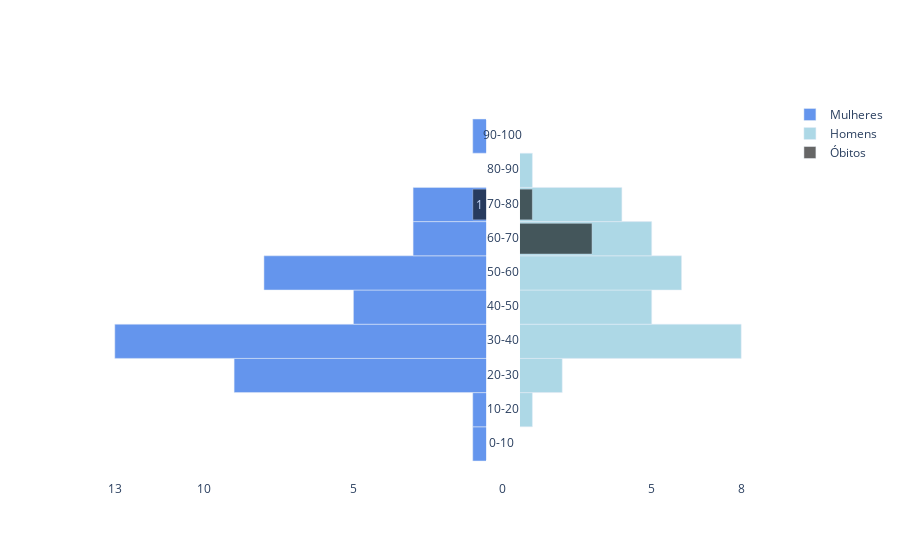

Notebook cell for this chart:
### Code cell
a = 0.55
        b = 9.5
        c = -0.5

        yidx = np.arange(10)
        fig = go.Figure()
        fig.add_trace(go.Bar(x=-1*mulheres_contaminadas_paty_cons.to_numpy().flatten(),
                            y=yidx,
                            orientation='h',
                            name='Mulheres',
                            width=1,
                            customdata=-1*mulheres_contaminadas_paty_cons.to_numpy().flatten(),
                            hovertemplate = "%{customdata}",
                            marker=dict(color='cornflowerblue')
                            ))

        fig.add_trace(go.Bar(x= homens_contaminadas_paty_cons.to_numpy().flatten(),
                            y= yidx,
                            orientation='h',
                            width=1,
                            name= 'Homens',
                            hovertemplate="%{x}",
                            marker=dict(color='lightblue')))  
        fig.add_scatter(x=[-a, a, a, -a],
                        y= [b, b, c, c], fill='toself',
                        mode='lines',
                        fillcolor='white' , line_color='white',
                        showlegend=False,
                        )
        fig.add_scatter(x= [0 ]*10,
                        y=yidx,
                        text=["0-10 ","10-20","20-30","30-40","40-50","50-60","60-70","70-80","80-90","90-100"],
                        mode='text',
                        showlegend=False,
                        )

        fig.add_trace( go.Bar(y=yidx,
                    x=homens_obito_paty_cons.to_numpy().flatten(),
                    orientation='h',
                    hoverinfo='x',
                    name= "Óbitos",
                    showlegend=True,
                    opacity=0.6,
                    marker=dict(color='black')
                    ))

        fig.add_trace(go.Bar(y=yidx,
                    x= -1 * mulheres_obito_paty_cons.to_numpy().flatten(),
                    orientation='h',
                    text= mulheres_obito_paty_cons.to_numpy().flatten().astype('int'),
                    hoverinfo='text',
                    showlegend=False,
                    opacity=0.6,
                    marker=dict(color='black')
                    ))

        fig.update_layout(barmode='overlay', 
                        autosize=True,
                        #height=500, 
                        #width=800, 
                        #yaxis_autorange='reversed',
                        yaxis_visible=False,
                        bargap=0.1,
                        paper_bgcolor='rgba(0,0,0,0)',
                        plot_bgcolor='rgba(0,0,0,0)'
                        )

        fig.update_layout(
            xaxis = dict(
                #tickmode = 'array',
                tickvals = [min(-1 * mulheres_contaminadas_paty_cons.to_numpy().flatten()),-10,-5,0,5,str(max(homens_contaminadas_paty_cons.to_numpy().flatten()))],
                ticktext = [str(max(mulheres_contaminadas_paty_cons.to_numpy().flatten())),'10','5','0','5',str(max(homens_contaminadas_paty_cons.to_numpy().flatten()))]
            )
        )

        #plot(fig, include_plotlyjs=True)

### Figure 1 — Plotly figure (JSON) as saved in the notebook; plotly's stock layout.template omitted (floating-point values rounded to 4 significant figures)
{"data": [{"customdata": [-1, -1, -9, -13, -5, -8, -3, -3, 0, -1], "hovertemplate": "%{customdata}", "marker": {"color": "cornflowerblue"}, "name": "Mulheres", "orientation": "h", "type": "bar", "width": 1, "x": [-1, -1, -9, -13, -5, -8, -3, -3, 0, -1], "y": [0, 1, 2, 3, 4, 5, 6, 7, 8, 9]}, {"hovertemplate": "%{x}", "marker": {"color": "lightblue"}, "name": "Homens", "orientation": "h", "type": "bar", "width": 1, "x": [0, 1, 2, 8, 5, 6, 5, 4, 1, 0], "y": [0, 1, 2, 3, 4, 5, 6, 7, 8, 9]}, {"fill": "toself", "fillcolor": "white", "line": {"color": "white"}, "mode": "lines", "showlegend": false, "type": "scatter", "x": [-0.55, 0.55, 0.55, -0.55], "y": [9.5, 9.5, -0.5, -0.5]}, {"mode": "text", "showlegend": false, "text": ["0-10 ", "10-20", "20-30", "30-40", "40-50", "50-60", "60-70", "70-80", "80-90", "90-100"], "type": "scatter", "x": [0, 0, 0, 0, 0, 0, 0, 0, 0, 0], "y": [0, 1, 2, 3, 4, 5, 6, 7, 8, 9]}, {"hoverinfo": "x", "marker": {"color": "black"}, "name": "Óbitos", "opacity": 0.6, "orientation": "h", "showlegend": true, "type": "bar", "x": [0, 0, 0, 0, 0, 0, 3, 1, 0, 0], "y": [0, 1, 2, 3, 4, 5, 6, 7, 8, 9]}, {"hoverinfo": "text", "marker": {"color": "black"}, "opacity": 0.6, "orientation": "h", "showlegend": false, "text": [0, 0, 0, 0, 0, 0, 0, 1, 0, 0], "type": "bar", "x": [0, 0, 0, 0, 0, 0, 0, -1, 0, 0], "y": [0, 1, 2, 3, 4, 5, 6, 7, 8, 9]}], "layout": {"autosize": true, "bargap": 0.1, "barmode": "overlay", "paper_bgcolor": "rgba(0,0,0,0)", "plot_bgcolor": "rgba(0,0,0,0)", "xaxis": {"ticktext": ["13", "10", "5", "0", "5", "8"], "tickvals": [-13, -10, -5, 0, 5, "8"]}, "yaxis": {"visible": false}}}
